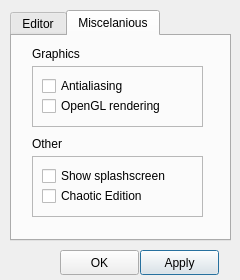
<?xml version="1.0" encoding="UTF-8"?>
<ui version="4.0">
 <class>PreferencesDialog</class>
 <widget class="QDialog" name="PreferencesDialog">
  <property name="geometry">
   <rect>
    <x>0</x>
    <y>0</y>
    <width>240</width>
    <height>280</height>
   </rect>
  </property>
  <property name="minimumSize">
   <size>
    <width>240</width>
    <height>280</height>
   </size>
  </property>
  <property name="maximumSize">
   <size>
    <width>240</width>
    <height>280</height>
   </size>
  </property>
  <property name="windowTitle">
   <string>Dialog</string>
  </property>
  <widget class="QPushButton" name="applyButton">
   <property name="geometry">
    <rect>
     <x>140</x>
     <y>250</y>
     <width>79</width>
     <height>25</height>
    </rect>
   </property>
   <property name="text">
    <string>Apply</string>
   </property>
  </widget>
  <widget class="QPushButton" name="okButton">
   <property name="geometry">
    <rect>
     <x>60</x>
     <y>250</y>
     <width>79</width>
     <height>25</height>
    </rect>
   </property>
   <property name="text">
    <string>OK</string>
   </property>
  </widget>
  <widget class="QTabWidget" name="preferenciesTabWidget">
   <property name="geometry">
    <rect>
     <x>10</x>
     <y>10</y>
     <width>221</width>
     <height>231</height>
    </rect>
   </property>
   <property name="currentIndex">
    <number>1</number>
   </property>
   <widget class="QWidget" name="editorTab">
    <attribute name="title">
     <string>Editor</string>
    </attribute>
    <widget class="QFrame" name="frame">
     <property name="geometry">
      <rect>
       <x>20</x>
       <y>30</y>
       <width>171</width>
       <height>61</height>
      </rect>
     </property>
     <property name="frameShape">
      <enum>QFrame::StyledPanel</enum>
     </property>
     <property name="frameShadow">
      <enum>QFrame::Raised</enum>
     </property>
     <widget class="QCheckBox" name="showGridCheckBox">
      <property name="geometry">
       <rect>
        <x>10</x>
        <y>10</y>
        <width>85</width>
        <height>20</height>
       </rect>
      </property>
      <property name="text">
       <string>Show grid</string>
      </property>
     </widget>
     <widget class="QCheckBox" name="activateGridCheckBox">
      <property name="geometry">
       <rect>
        <x>10</x>
        <y>30</y>
        <width>101</width>
        <height>20</height>
       </rect>
      </property>
      <property name="text">
       <string>Activate grid</string>
      </property>
      <property name="tristate">
       <bool>false</bool>
      </property>
     </widget>
    </widget>
    <widget class="QLabel" name="label">
     <property name="geometry">
      <rect>
       <x>20</x>
       <y>10</y>
       <width>31</width>
       <height>16</height>
      </rect>
     </property>
     <property name="text">
      <string>Grid</string>
     </property>
    </widget>
    <widget class="QLabel" name="label_2">
     <property name="geometry">
      <rect>
       <x>20</x>
       <y>100</y>
       <width>121</width>
       <height>16</height>
      </rect>
     </property>
     <property name="text">
      <string>Embedded Linkers</string>
     </property>
    </widget>
    <widget class="QFrame" name="frame_2">
     <property name="geometry">
      <rect>
       <x>20</x>
       <y>120</y>
       <width>171</width>
       <height>61</height>
      </rect>
     </property>
     <property name="frameShape">
      <enum>QFrame::StyledPanel</enum>
     </property>
     <property name="frameShadow">
      <enum>QFrame::Raised</enum>
     </property>
     <widget class="QSlider" name="embeddedLinkerSizeSlider">
      <property name="geometry">
       <rect>
        <x>10</x>
        <y>10</y>
        <width>91</width>
        <height>16</height>
       </rect>
      </property>
      <property name="minimum">
       <number>4</number>
      </property>
      <property name="maximum">
       <number>20</number>
      </property>
      <property name="orientation">
       <enum>Qt::Horizontal</enum>
      </property>
     </widget>
     <widget class="QLabel" name="label_3">
      <property name="geometry">
       <rect>
        <x>110</x>
        <y>10</y>
        <width>31</width>
        <height>16</height>
       </rect>
      </property>
      <property name="text">
       <string>Size</string>
      </property>
     </widget>
     <widget class="QSlider" name="embeddedLinkerIndentSlider">
      <property name="geometry">
       <rect>
        <x>10</x>
        <y>30</y>
        <width>91</width>
        <height>16</height>
       </rect>
      </property>
      <property name="minimum">
       <number>5</number>
      </property>
      <property name="maximum">
       <number>20</number>
      </property>
      <property name="orientation">
       <enum>Qt::Horizontal</enum>
      </property>
     </widget>
     <widget class="QLabel" name="label_4">
      <property name="geometry">
       <rect>
        <x>110</x>
        <y>30</y>
        <width>58</width>
        <height>15</height>
       </rect>
      </property>
      <property name="text">
       <string>Indent</string>
      </property>
     </widget>
    </widget>
   </widget>
   <widget class="QWidget" name="miscTab">
    <attribute name="title">
     <string>Miscelanious</string>
    </attribute>
    <widget class="QFrame" name="frame_3">
     <property name="geometry">
      <rect>
       <x>20</x>
       <y>30</y>
       <width>171</width>
       <height>61</height>
      </rect>
     </property>
     <property name="frameShape">
      <enum>QFrame::StyledPanel</enum>
     </property>
     <property name="frameShadow">
      <enum>QFrame::Raised</enum>
     </property>
     <widget class="QCheckBox" name="antialiasingCheckBox">
      <property name="geometry">
       <rect>
        <x>10</x>
        <y>10</y>
        <width>91</width>
        <height>20</height>
       </rect>
      </property>
      <property name="text">
       <string>Antialiasing</string>
      </property>
     </widget>
     <widget class="QCheckBox" name="openGLCheckBox">
      <property name="geometry">
       <rect>
        <x>10</x>
        <y>30</y>
        <width>131</width>
        <height>20</height>
       </rect>
      </property>
      <property name="text">
       <string>OpenGL rendering</string>
      </property>
     </widget>
    </widget>
    <widget class="QLabel" name="label_5">
     <property name="geometry">
      <rect>
       <x>20</x>
       <y>10</y>
       <width>61</width>
       <height>16</height>
      </rect>
     </property>
     <property name="text">
      <string>Graphics</string>
     </property>
    </widget>
    <widget class="QLabel" name="label_6">
     <property name="geometry">
      <rect>
       <x>20</x>
       <y>100</y>
       <width>61</width>
       <height>16</height>
      </rect>
     </property>
     <property name="text">
      <string>Other</string>
     </property>
    </widget>
    <widget class="QFrame" name="frame_4">
     <property name="geometry">
      <rect>
       <x>20</x>
       <y>120</y>
       <width>171</width>
       <height>61</height>
      </rect>
     </property>
     <property name="frameShape">
      <enum>QFrame::StyledPanel</enum>
     </property>
     <property name="frameShadow">
      <enum>QFrame::Raised</enum>
     </property>
     <widget class="QCheckBox" name="splashScreenCheckBox">
      <property name="geometry">
       <rect>
        <x>10</x>
        <y>10</y>
        <width>141</width>
        <height>20</height>
       </rect>
      </property>
      <property name="text">
       <string>Show splashscreen</string>
      </property>
     </widget>
     <widget class="QCheckBox" name="chaoticEditionCheckBox">
      <property name="geometry">
       <rect>
        <x>10</x>
        <y>30</y>
        <width>141</width>
        <height>20</height>
       </rect>
      </property>
      <property name="text">
       <string>Chaotic Edition</string>
      </property>
     </widget>
    </widget>
   </widget>
  </widget>
 </widget>
 <resources/>
 <connections/>
</ui>
